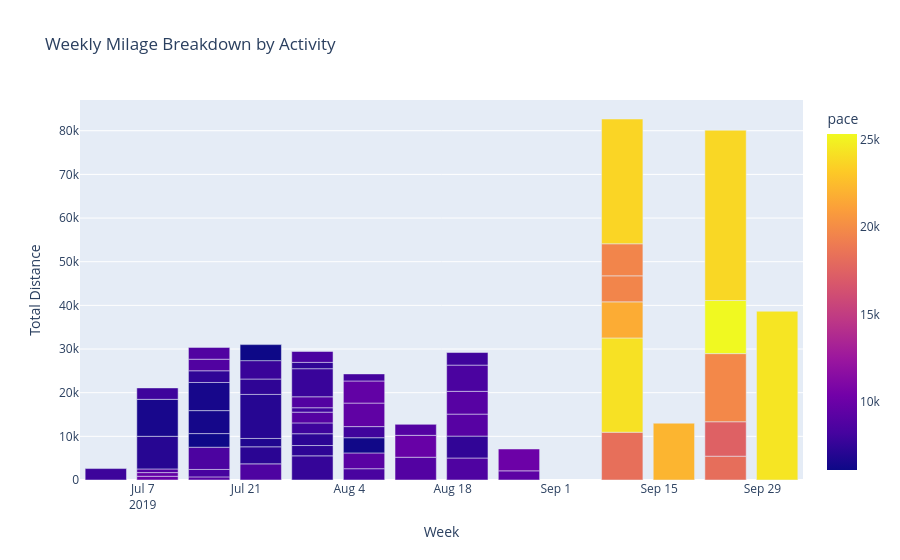

This figure's notebook cell:
### Markdown cell above
This is a huge finding and another clear reason why you need to look into your data carefully and also why assumptions are bad.

The world record for a marathon is 1:59:30. The probability of the professor beating that pace is as close to zero as you can get. Therefore, I can conclude one of two things:
1. He was not running a marathon at all.
2. My distance conversion is wrong (I checked and it's not).

After a Google search, I learned that ~25 mile bike rides are common and his pace seems ordinary for cycling, so my guess is his final event was a bike ride.

Let me rerun the previous chart with event duration so I can check whether the professor was running or biking.

### Code cell
runs_df = df.copy()

runs_df = df.groupby('datafile').agg(
    timestamp=('timestamp','first'), 
    total_distance=('distance','max'),
    event_duration=('timestamp',np.ptp)).reset_index()


runs_df['pace'] = runs_df['total_distance'] / (runs_df['event_duration'].dt.total_seconds() /60 /60)

runs_df['week'] = runs_df['timestamp'].dt.to_period('W-MON').dt.start_time



fig = px.bar(
    runs_df,
    x='week',
    y='total_distance',
    color='pace',
    title='Weekly Milage Breakdown by Activity',
    labels={'week':'Week','total_distance':'Total Distance'}
)

fig.show()
